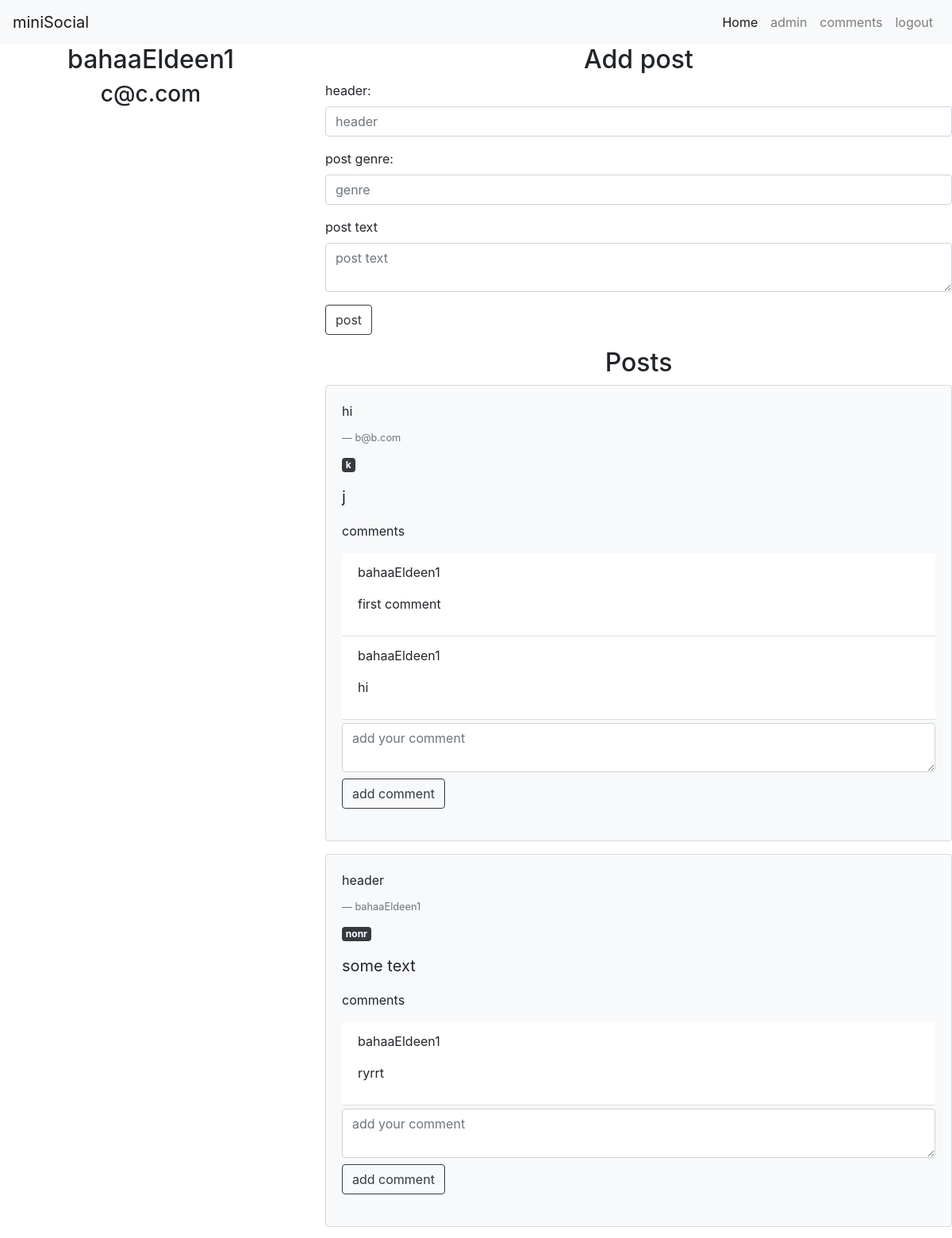
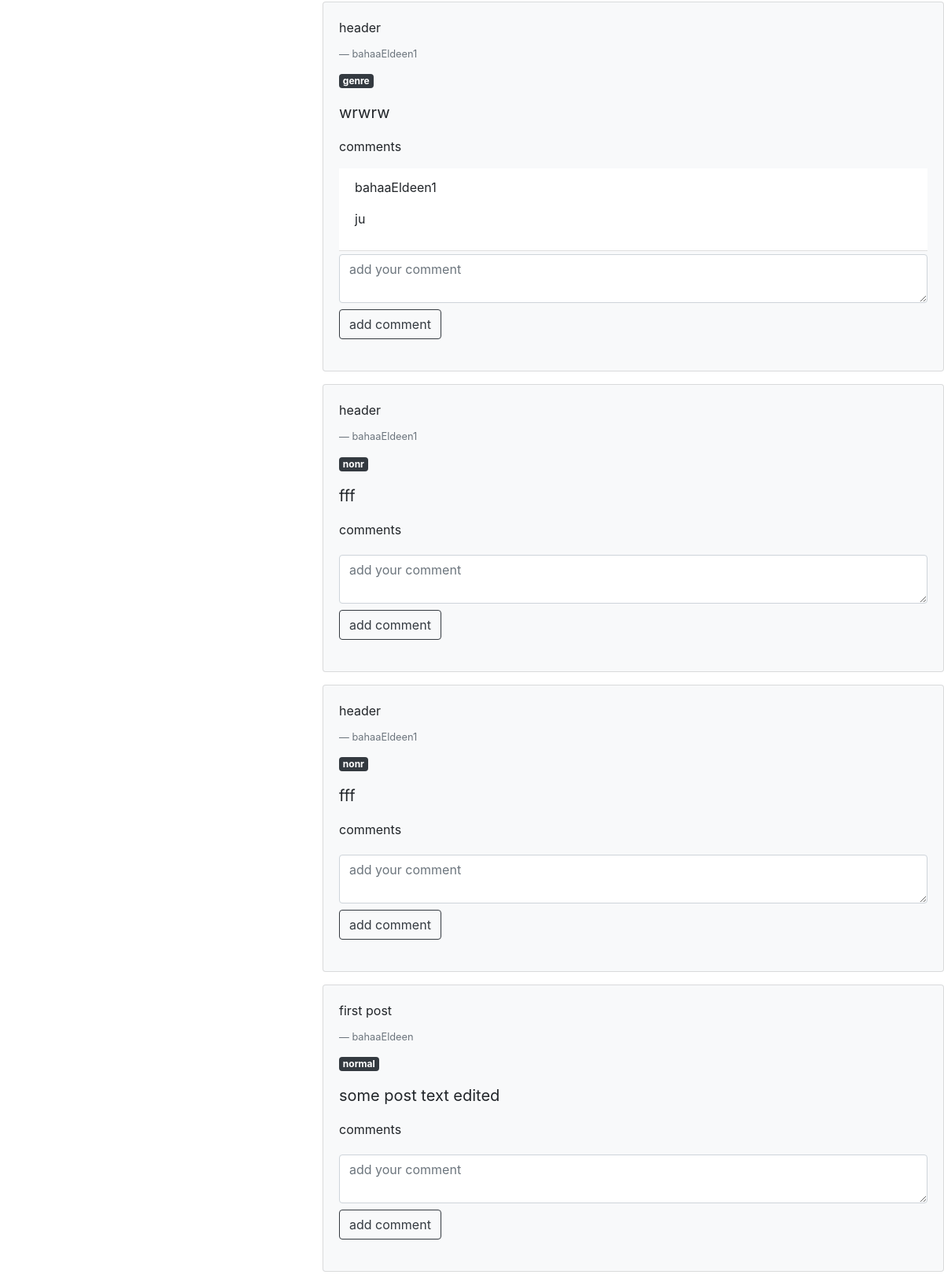
Screenshot of / (signed in, upper part) with the database file from the repository (2 pictures, top to bottom).
### social/models.py (models this page shows, shortened)
class Post(models.Model):
    user = models.ForeignKey(User,on_delete=models.CASCADE)
    text = models.CharField(max_length = 500)
    genre = models.CharField(max_length=20)
    header = models.CharField(max_length=50)

class Comment(models.Model):
    user = models.ForeignKey(User,on_delete=models.CASCADE)
    post = models.ForeignKey(Post,on_delete=models.CASCADE)
    text = models.CharField(max_length = 500)

### social/views.py (the view)
# urls.py: path('',views.index,name="index"),
def index(request):
    if not request.user.is_authenticated:
        return redirect('login')
    posts = getAllPosts()
    return render(request,'index.html',{'user':request.user,'posts':posts})

### social/views.py (called while the page is built)
def getAllPosts():
    posts = Post.objects.all()
    data = []
    for post in posts:
        comments = getPostComments(post)
        data.append((post,comments))
    return data

def getPostComments(post):
    comments = Comment.objects.filter(post=post)
    return comments

### templates/index.html (shortened to what this page needs)
<link rel="stylesheet" href="https://stackpath.bootstrapcdn.com/bootstrap/4.5.0/css/bootstrap.min.css">
<nav class="navbar navbar-expand-lg navbar-light bg-light">
    <a class="navbar-brand" href="/">miniSocial</a>
    <div class="collapse navbar-collapse" id="navbarSupportedContent">
      <ul class="navbar-nav ml-auto">
        <li class="nav-item active">
          <a class="nav-link" href="/">Home</a>
        </li>
        <li class="nav-item ">
            <a class="nav-link"href="/posts/">admin</a>
          </li>
        <li class="nav-item">
            <a class="nav-link"href="/comments/">comments</a>
          </li>
        <li class="nav-item">
            <a class="nav-link"href="/logout/">logout</a>
          </li>
        </ul>
    </div>
  </nav>
<div class="row">
    <div class="col-md-4 text-center">
       <h2>  {{user.email}} </h2>
       <h3>  {{user.username}} </h3>
    </div>
    <div class="col-md-8">
        <h2 class="text-center">Add post</h2>
        <form method="post" action="/add-post/">
            <label>header:</label>
            <input type="text" name="header" placeholder="header" maxlength="50" class="form-control mb-3">
            <label>post genre:</label>
            <input type="text" name="genre" placeholder="genre" maxlength="20" class="form-control mb-3">
            <label>post text</label>
            <textarea name="text" placeholder="post text" maxlength="500" class="form-control mb-3"></textarea>
            <input type="submit" value="post" class="btn btn-outline-dark">
        </form>
        <h2 class="text-center">Posts</h2>
        {% for data in posts %}
        <div class="card bg-light mb-3">
            <div class="card-body">
                <p class="card-title">{{ data.0.header }}</p>
                <p class="blockquote-footer">{{ data.0.user.email }}</p>
                <p class="badge badge-dark">{{ data.0.genre }}</p>
                <p class="blockquote">{{ data.0.text }}</p>
                <p>comments</p>
                <ul class="list-group list-group-flush">
                    {% for comment in data.1 %}
                    <li  class="list-group-item">
                        <p>{{comment.user.email}}</p>
                        <p>{{ comment.text }}</p>
                    </li>
                    {% endfor %}
                    <form method="post" action="/add-comment/">
                        <textarea name="comment" placeholder="add your comment" class="form-control mb-1 mt-1" ></textarea>
                        <input type="submit" value="add comment" class="btn btn-outline-dark mb-1 mt-1">
                    </form>
                </ul>
            </div>
        </div>
        {% endfor %}
    </div>
</div>

### rows the page displays
Post: header "hi", user.email "b@b.com", genre "k", text "j"
Comment: user.email "bahaaEldeen1", text "first comment"
Comment: user.email "bahaaEldeen1", text "hi"
Post: header "header", user.email "bahaaEldeen1", genre "nonr", text "some text"
Comment: user.email "bahaaEldeen1", text "ryrrt"
Post: header "header", user.email "bahaaEldeen1", genre "genre", text "wrwrw"
Comment: user.email "bahaaEldeen1", text "ju"
Post: header "header", user.email "bahaaEldeen1", genre "nonr", text "fff"
Post: header "header", user.email "bahaaEldeen1", genre "nonr", text "fff"
Post: header "first post", user.email "bahaaEldeen", genre "normal", text "some post text edited"

### other values shown
{{ user.email }} "bahaaEldeen1"
{{ user.username }} "c@c.com"
